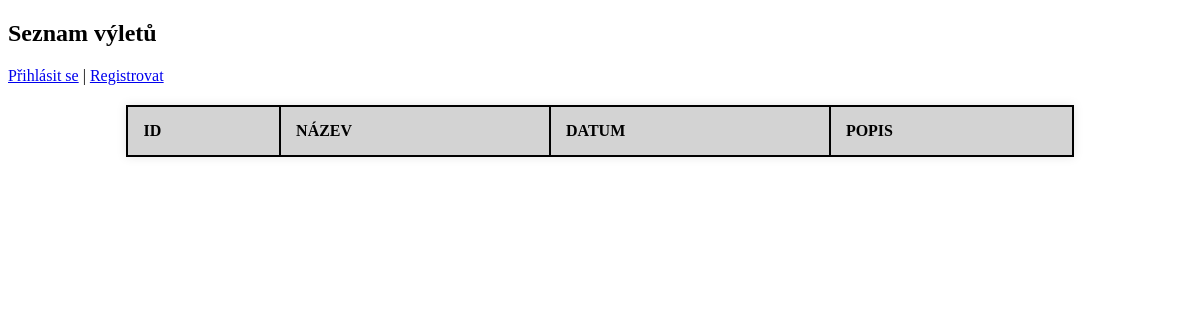
Before: / with the older database file.
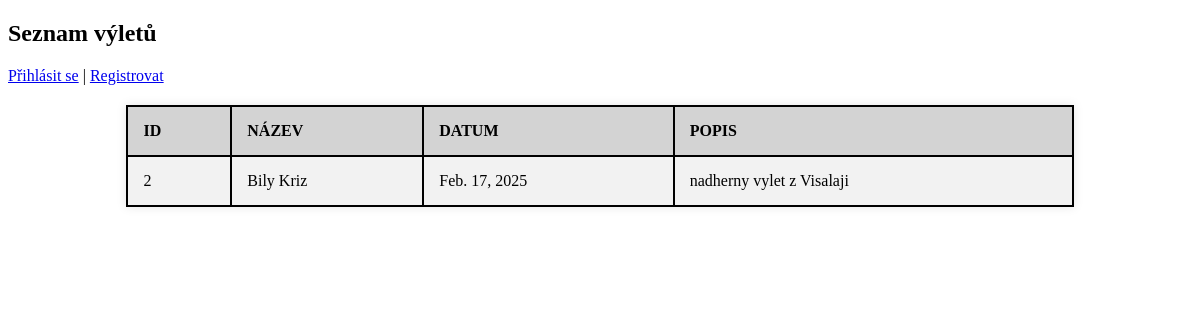
After: the same page with the newer database file.
### vylety/models.py (models this page shows, shortened)
class Vylet(models.Model):
    name = models.CharField(max_length=200)
    date = models.DateField()
    description = models.TextField()
    user = models.ForeignKey(User, on_delete=models.CASCADE)  # Každý výlet patří uživateli

### vylety/views.py (the view)
# urls.py: path('', views.index, name='index'),
def index(request):
    vylety = Vylet.objects.all()
    return render(request, "vylety/index.html", {"vylety": vylety})

### vylety/templates/vylety/index.html (shortened to what this page needs)
<!DOCTYPE html>
<html lang="cs">
<head>
    {% load static %}
    <link rel="stylesheet" href="{% static 'vylety/style.css' %}">
</head>
<body>
    <h2>Seznam výletů</h2>
    {% if user.is_authenticated %}
        <p>Přihlášen jako <strong>{{ user.username }}</strong> | <a href="{% url 'logout' %}">Odhlásit</a></p>
        <form id="tripForm">
            <input type="text" id="name" placeholder="Název výletu" required>
            <input type="date" id="date" required>
            <input type="text" id="description" placeholder="Popis výletu" required>
            <button type="submit">Přidat výlet</button>
        </form>
    {% else %}
        <p><a href="{% url 'login' %}">Přihlásit se</a> | <a href="{% url 'register' %}">Registrovat</a></p>
    {% endif %}
    <table>
        <tr>
            <th>ID</th>
            <th>Název</th>
            <th>Datum</th>
            <th>Popis</th>
        </tr>
        {% for vylet in vylety %}
        <tr>
            <td>{{ vylet.id }}</td>
            <td>{{ vylet.name }}</td>
            <td>{{ vylet.date }}</td>
            <td>{{ vylet.description }}</td>
        </tr>
        {% endfor %}
    </table>
</body>
</html>

### vylety/static/vylety/style.css (style rules this page uses)
table { width: 80%; margin: 20px auto; border-collapse: collapse; background-color: #fff; box-shadow: 0px 0px 10px rgba(0, 0, 0, 0.1); }
th, td { border: 2px solid black; padding: 15px; text-align: left; }
th { background-color: lightgray; text-transform: uppercase; }
tr:nth-child(even) { background-color: #f2f2f2; }

Changed rows visible on the page:
added Vylet: id "2", name "Bily Kriz", date "Feb. 17, 2025", description "nadherny vylet z Visalaji"
